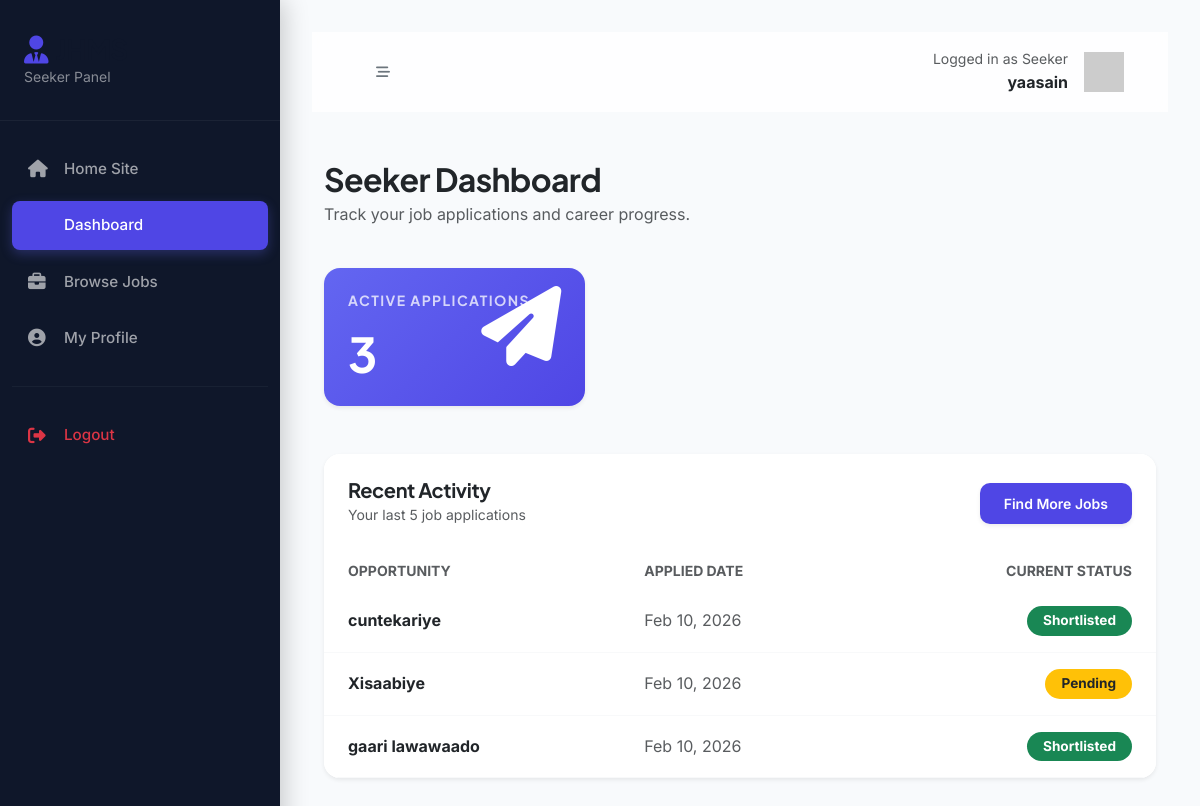
/seeker/dashboard.php (signed in), run on the app's committed database.
### tables this page shows
CREATE TABLE `applications` (
  `application_id` int(11) NOT NULL,
  `job_id` int(11) NOT NULL,
  `seeker_id` int(11) NOT NULL,
  `status` enum('Pending','Shortlisted','Rejected') NOT NULL DEFAULT 'Pending',
  `resume_path` varchar(255) NOT NULL,
  `applied_at` timestamp NOT NULL DEFAULT current_timestamp()
);

CREATE TABLE `jobs` (
  `job_id` int(11) NOT NULL,
  `employer_id` int(11) NOT NULL,
  `title` varchar(255) NOT NULL,
  `description` text NOT NULL,
  `category` varchar(100) NOT NULL,
  `salary_range` varchar(100) DEFAULT NULL,
  `location` varchar(255) DEFAULT NULL,
  `deadline` datetime NOT NULL,
  `created_at` timestamp NOT NULL DEFAULT current_timestamp()
);

### seeker/dashboard.php (the view, shortened to what this page needs)
<?php
require_once '../includes/db_connect.php';
require_once 'header.php';
$seeker_id = $_SESSION['user_id'];
$stmt = $conn->prepare("SELECT COUNT(*) as total_apps FROM applications WHERE seeker_id = :seeker_id");
$stmt->bindParam(':seeker_id', $seeker_id, PDO::PARAM_INT);
$stmt->execute();
$total_apps = $stmt->fetch()['total_apps'];
$stmt = $conn->prepare("
    SELECT a.status, j.title, a.applied_at
    FROM applications a
    JOIN jobs j ON a.job_id = j.job_id
    WHERE a.seeker_id = :seeker_id
    ORDER BY a.applied_at DESC
    LIMIT 5
");
$stmt->bindParam(':seeker_id', $seeker_id, PDO::PARAM_INT);
$stmt->execute();
$recent_apps = $stmt->fetchAll();
?>
<div class="container-fluid py-4">
    <div class="row g-4 mb-5 fade-in-up">
        <div class="col-12">
            <h2 class="fw-bold text-dark mb-1">Seeker Dashboard</h2>
            <p class="text-muted">Track your job applications and career progress.</p>
        </div>
        <div class="col-md-4">
            <div class="card border-0 shadow-sm h-100 overflow-hidden" style="background: linear-gradient(135deg, #6366F1 0%, #4F46E5 100%);">
                <div class="card-body p-4 position-relative">
                    <div class="position-relative z-index-1">
                        <h6 class="text-white text-uppercase ls-wide opacity-75 mb-3 small fw-bold">Active Applications</h6>
                        <h2 class="display-5 fw-bold text-white mb-0"><?php echo $total_apps; ?></h2>
                    </div>
                    <i class="fas fa-paper-plane position-absolute end-0 bottom-0 opacity-10 translate-middle-y me-4" style="font-size: 5rem; color: #fff;"></i>
                </div>
            </div>
        </div>
    </div>
    <div class="row fade-in-up" style="animation-delay: 0.2s">
        <div class="col-lg-12">
            <div class="card border-0 shadow-sm">
                <div class="card-header bg-white py-4 border-0 d-flex justify-content-between align-items-center">
                    <div>
                        <h5 class="m-0 fw-bold text-dark">Recent Activity</h5>
                        <small class="text-muted">Your last 5 job applications</small>
                    </div>
                    <a href="browse_jobs.php" class="btn btn-primary btn-sm px-4 shadow-sm">Find More Jobs</a>
                </div>
                <div class="card-body p-0">
                    <div class="table-responsive">
                        <table class="table table-hover mb-0 align-middle">
                            <thead class="bg-light bg-opacity-50">
                                <tr>
                                    <th class="ps-4 border-0 text-muted small text-uppercase fw-bold">Opportunity</th>
                                    <th class="border-0 text-muted small text-uppercase fw-bold">Applied Date</th>
                                    <th class="border-0 text-muted small text-uppercase fw-bold text-end pe-4">Current Status</th>
                                </tr>
                            </thead>
                            <tbody class="border-top-0">
                                <?php if (count($recent_apps) > 0): ?>
                                    <?php foreach ($recent_apps as $app): ?>
                                        <tr class="border-bottom border-light">
                                            <td class="ps-4 py-3">
                                                <div class="fw-bold text-dark"><?php echo htmlspecialchars($app['title']); ?></div>
                                            </td>
                                            <td class="py-3 text-muted"><?php echo date('M d, Y', strtotime($app['applied_at'])); ?></td>
                                            <td class="py-3 text-end pe-4">
                                                <?php
                                                    $badge_class = 'bg-secondary';
                                                    if ($app['status'] == 'Shortlisted') $badge_class = 'bg-success';
                                                    if ($app['status'] == 'Pending') $badge_class = 'bg-warning text-dark';
                                                ?>
                                                <span class="badge px-3 py-2 rounded-pill <?php echo $badge_class; ?> fs-7"><?php echo $app['status']; ?></span>
                                            </td>
                                        </tr>
                                    <?php endforeach; ?>
                                <?php endif; ?>
                            </tbody>
                        </table>
                    </div>
                </div>
            </div>
        </div>
    </div>
</div>
<?php require_once 'footer.php'; ?>

### assets/css/style.css (style rules this page uses)
:root { --primary-color: #0F172A; --accent-color: #4F46E5; --accent-light: #EEF2FF; --text-main: #1E293B; --text-muted: #64748B; --bg-color: #FFFFFF; --bg-soft: #F8FAFC; --success-color: #059669; --border-color: #E2E8F0; --card-bg: #FFFFFF; --sidebar-width: 280px; --glass-bg: rgba(255, 255, 255, 0.7); --glass-border: rgba(255, 255, 255, 0.2); --shadow-sm: 0 1px 2px 0 rgb(0 0 0 / 0.05); --shadow-md: 0 4px 6px -1px rgb(0 0 0 / 0.1), 0 2px 4px -2px rgb(0 0 0 / 0.1); --shadow-lg: 0 10px 15px -3px rgb(0 0 0 / 0.1), 0 4px 6px -4px rgb(0 0 0 / 0.1); --mesh-gradient: radial-gradient(at 0% 0%, hsla(253, 16%, 7%, 1) 0, transparent 50%), radial-gradient(at 50% 0%, hsla(225, 39%, 30%, 1) 0, transparent 50%), radial-gradient(at 100% 0%, hsla(339, 49%, 30%, 1) 0, transparent 50%); }
body { background-color: var(--bg-color); font-family: 'Inter', system-ui, -apple-system, sans-serif; color: var(--text-main); line-height: 1.6; overflow-x: hidden; }
h1, h2, h3, h4, h5, h6 { font-family: 'Plus Jakarta Sans', sans-serif; font-weight: 700; color: var(--primary-color); letter-spacing: -0.02em; }
.btn { padding: 10px 20px; font-weight: 600; border-radius: 10px; transition: all 0.2s cubic-bezier(0.4, 0, 0.2, 1); }
.btn-primary { background: var(--accent-color); border: none; box-shadow: 0 4px 6px -1px rgba(99, 102, 241, 0.2); }
.card { border: 1px solid #E2E8F0; border-radius: 16px; box-shadow: var(--shadow-sm); transition: transform 0.3s ease, box-shadow 0.3s ease; overflow: hidden; }
.card-header { background: #ffffff; border-bottom: 1px solid #F1F5F9; padding: 20px 24px; }
.fade-in-up { animation: fadeInUp 0.6s ease forwards; }
.ls-wide { letter-spacing: 0.1em; }
.fs-7 { font-size: 0.85rem; }

### data on the page
applications: job.title "cuntekariye", applied_at "Feb 10, 2026", status "Shortlisted"
applications: job.title "Xisaabiye", applied_at "Feb 10, 2026", status "Pending"
applications: job.title "gaari lawawaado", applied_at "Feb 10, 2026", status "Shortlisted"

### other printed values
$_SESSION['full_name'] "yaasain"
$total_apps "3"
